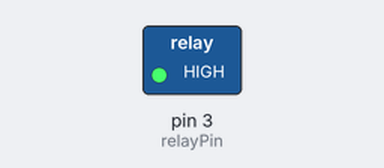
Bench run of a sketch on a simulated Arduino Uno, built with avr-gcc and run on an emulated ATmega328P. Shown: switched loads named in the sketch (green lamp = pin HIGH). Random numbers use the default seed unless the sketch sets one; what the sketch prints to the serial monitor is not drawn.

Above: at 12.1 s.
At 106.6 s:
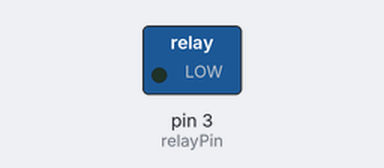
Timing chart, 0 to 127.1 s (numbered marks = the images above):
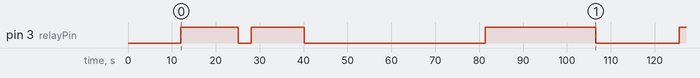

Measured:
- by itself, pin 3 (relayPin): goes HIGH 13.1 s, LOW 3.0 s, HIGH 12.1 s, LOW 41.2 s, HIGH 25.1 s, LOW 19.1 s, then HIGH

The sketch:

ddos_protected.ino
```cpp
/*
 * IoT Smart Irrigation - DDoS Sensor Flooding Protection
 * For Educational Demonstration & Viva Presentation
 *
 * Description: Demonstrates how to mitigate a resource exhaustion / sensor flooding attack
 * using Rate Limiting, Debouncing, and Input Validation on the edge device.
 */

const int relayPin = 3;  // Adjust if your pump relay is on a different pin

// Protection Variables
unsigned long lastReadingTime = 0;
const unsigned long rateLimitMs = 1000; // Only allow 1 reading per second (Rate Limiting)

int lastValidMoisture = -1;
int moistureStabilityCounter = 0;
const int stableReadingThreshold = 3; // Require 3 consistent readings before changing state (Debouncing)

unsigned long blockedRequests = 0;

void setup() {
  Serial.begin(9600);
  pinMode(relayPin, OUTPUT);
  digitalWrite(relayPin, LOW);

  Serial.println("System starting securely with DDoS Protection Enabled...");
  delay(2000);
}

void loop() {
  unsigned long currentTime = millis();

  // 1. Simulate the attacker sending rapid, malicious data
  int incomingMoisture = random(0, 2);

  // 2. RATE LIMITING PROTECTION (Mitigates Flooding)
  // Check if enough time has passed since the last processed reading
  if (currentTime - lastReadingTime >= rateLimitMs) {
    lastReadingTime = currentTime;

    // 3. DEBOUNCING / VALIDATION (Mitigates Erratic Hardware Behavior)
    // Only accept the reading if it has stabilized (prevents rapid relay toggling)
    if (incomingMoisture == lastValidMoisture) {
      moistureStabilityCounter++;
    } else {
      lastValidMoisture = incomingMoisture;
      moistureStabilityCounter = 1; // Reset counter for new state
    }

    // 4. Actuate Hardware ONLY if data is valid and stable
    if (moistureStabilityCounter >= stableReadingThreshold) {
      int safePumpState = lastValidMoisture;

      // Formatting matches your server.js expected format: "moisture,pump"
      Serial.print(lastValidMoisture);
      Serial.print(",");
      Serial.println(safePumpState);

      if (lastValidMoisture == 1) {
        digitalWrite(relayPin, HIGH); // Trigger Pump ON
      } else {
        digitalWrite(relayPin, LOW);  // Trigger Pump OFF
      }

      // Reset counter to prevent continuous triggering on the same state
      moistureStabilityCounter = 0;
    } else {
      // Data is rate-limited but not yet stable enough to actuate hardware
      Serial.println("STATUS: Evaluating sensor stability...");
    }

  } else {
    // Attack detected! The request came in too fast.
    blockedRequests++;

    // Periodically log blocked attacks to avoid overloading the serial monitor
    if (blockedRequests % 500 == 0) {
      Serial.print("🛡️ PROTECTION ACTIVE: Blocked ");
      Serial.print(blockedRequests);
      Serial.println(" flooding requests.");
    }
  }

  // High-frequency loop simulating the constant bombardment of data
  delay(10);
}
```
